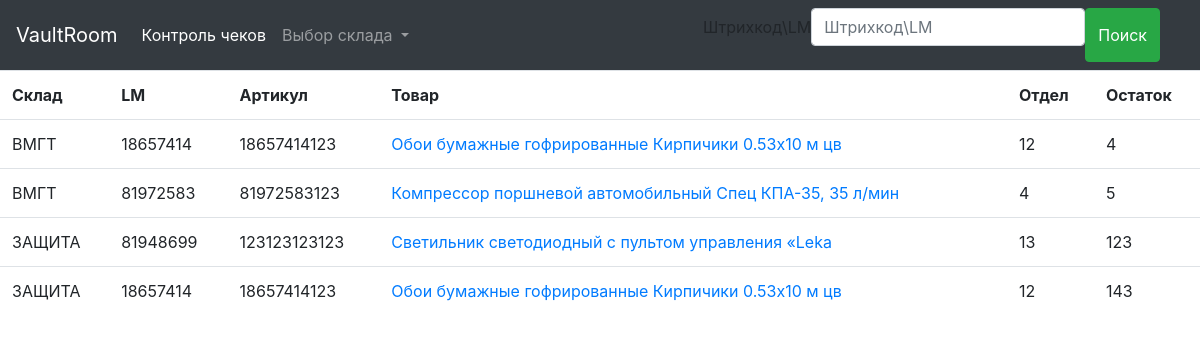
Before: / with the older database file.
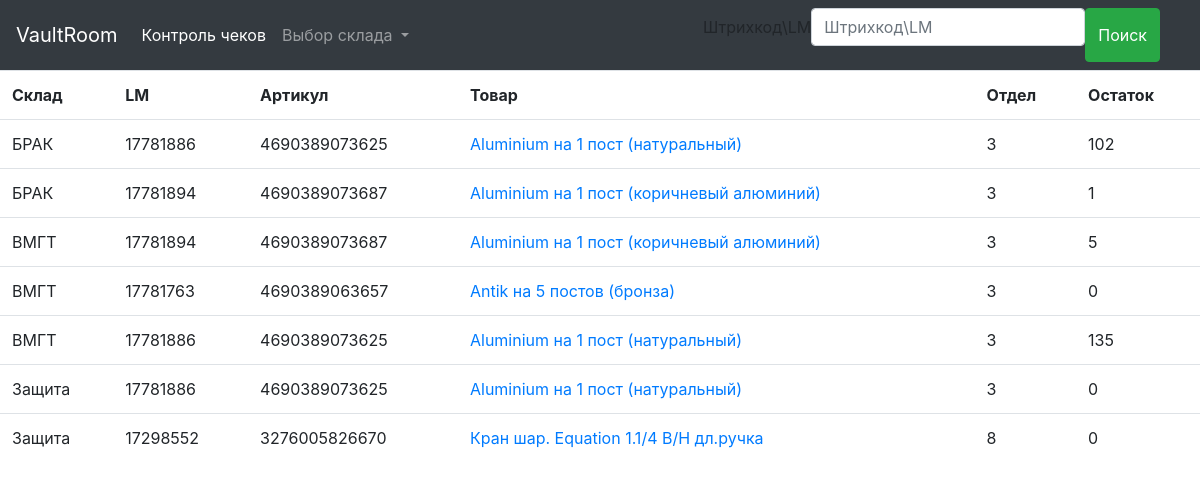
After: the same page with the newer database file.
### vaultroom/models.py (models this page shows, shortened)
class Stock(models.Model):
    storage = models.ForeignKey('Storages', on_delete=models.PROTECT, verbose_name='Склад')
    product = models.ForeignKey('Products', on_delete=models.PROTECT, verbose_name='Товар')
    quantity = models.IntegerField(verbose_name='Количество')
    class Meta:
        verbose_name_plural = 'Товар на стоке'
        verbose_name = 'Товар на стоке'
        ordering = ['storage']

class Storages(models.Model):
    name = models.CharField(max_length=20, db_index=True, verbose_name='Название склада')
    class Meta:
        verbose_name_plural = 'Склады'
        verbose_name = 'Склад'
        ordering = ['name']

class Products(models.Model):
    LM = models.IntegerField(verbose_name='LM код')
    barcode = models.IntegerField(verbose_name='Штрихкод')
    name = models.CharField(max_length=100, verbose_name='Наименование')
    department = models.IntegerField(verbose_name='Номер отдела')
    class Meta:
        verbose_name_plural = 'Товар'
        verbose_name = 'Товар'
        ordering = ['name']

### vaultroom/views.py (the view)
# urls.py: path('', index, name='index'),
def index(request):
    stc = Stock.objects.select_related('product', 'storage').all()
    paginator = Paginator(stc, 30)
    if 'page' in request.GET:
        page_num = request.GET['page']
    else:
        page_num = 1
    page = paginator.get_page(page_num)
    if request.method == 'POST':
        sf = SearchForm(request.POST)
        stc = Stock.objects.select_related('product', 'storage').all()
        storages = Storages.objects.all()
        if sf.is_valid():
            keyword = sf.cleaned_data['keyword']
            q = Q(barcode=keyword) | Q(LM=keyword)
            current_product = Products.objects.get(q)
            stc = Stock.objects.select_related('product','storage').filter(product=current_product.id)
            paginator = Paginator(stc, 30)
            if 'page' in request.GET:
                page_num = request.GET['page']
            else:
                page_num = 1
            page = paginator.get_page(page_num)
            sf = SearchForm()
            context = {'stc': page.object_list, 'storages': storages, 'form': sf, 'page': page}
            return render(request, 'vaultroom/index.html', context)
        else:
            context = {'stc': page.object_list, 'storages': storages, 'form': sf, 'page': page}
            return render(request, 'vaultroom/index.html', context)
    else:
        stc = Stock.objects.select_related('product','storage').all()
        storages = Storages.objects.all()
        sf = SearchForm()
        context = {'stc': page.object_list, 'storages': storages, 'form': sf, 'page': page}
        return render(request, 'vaultroom/index.html', context)

### vaultroom/forms.py (shortened to what this page needs)
class SearchForm(forms.Form):
	keyword = forms.IntegerField(label='Штрихкод\LM')

### vaultroom/templates/vaultroom/index.html (shortened to what this page needs)
{% extends "layout/stock_view.html" %}
{% load bootstrap4 %}
{% block search %}
<form class="form-inline my-2 my-lg-0" method="post">
                        <div class="form-row mr-sm-4 " type="search" aria-label="Search">
                            {% bootstrap_form form layout='inline' %}
                        <button class="btn btn-success my-2 my-sm-0" type="submit">Поиск</button>
                    </form>
{% endblock %}

### vaultroom/templates/layout/stock_view.html (shortened to what this page needs)
{% extends "layout/basic.html" %}
{% block content %}
{% load bootstrap4 %}
    <table class="table">
        <tr>
            <th scope="col">Склад</th>
             <th scope="col">LM</th>
             <th scope="col">Артикул</th>
             <th scope="col">Товар</th>
            <th scope="col">Отдел</th>
             <th scope="col">Остаток</th>
        </tr>
        {% for s in stc %}
        <tr>
            <td>{{ s.storage.name }}</td>
            <td>{{ s.product.LM }}</td>
            <td>{{ s.product.barcode }}</td>
            <td><a href="{% url 'by_product' product_id=s.product.pk %}">{{ s.product.name }}</a></td>
            <td>{{ s.product.department }}</td>
            <td>{{ s.quantity }}</td>
        </tr>
        {% endfor %}
    </table>
{% endblock %}

Changed rows visible on the page:
removed Stock: storage.name "ВМГТ", product.LM "18657414", product.barcode "18657414123", product.name "Обои бумажные гофрированные Кирпичики 0.53х10 м цв", product.department "12", quantity "4"
removed Stock: storage.name "ЗАЩИТА", product.LM "81948699", product.barcode "123123123123", product.name "Светильник светодиодный с пультом управления «Leka", product.department "13", quantity "123"
removed Stock: storage.name "ЗАЩИТА", product.LM "18657414", product.barcode "18657414123", product.name "Обои бумажные гофрированные Кирпичики 0.53х10 м цв", product.department "12", quantity "143"
added Stock: storage.name "БРАК", product.LM "17781886", product.barcode "4690389073625", product.name "Aluminium на 1 пост (натуральный)", product.department "3", quantity "102"
added Stock: storage.name "БРАК", product.LM "17781894", product.barcode "4690389073687", product.name "Aluminium на 1 пост (коричневый алюминий)", product.department "3", quantity "1"
changed Stock (number 3 of 7 on the later page): product.LM "81972583" → "17781894"; product.barcode "81972583123" → "4690389073687"; product.name "Компрессор поршневой автомобильный Спец КПА-35, 35 л/мин" → "Aluminium на 1 пост (коричневый алюминий)"; product.department "4" → "3"
added Stock: storage.name "ВМГТ", product.LM "17781763", product.barcode "4690389063657", product.name "Antik на 5 постов (бронза)", product.department "3", quantity "0"
added Stock: storage.name "ВМГТ", product.LM "17781886", product.barcode "4690389073625", product.name "Aluminium на 1 пост (натуральный)", product.department "3", quantity "135"
added Stock: storage.name "Защита", product.LM "17781886", product.barcode "4690389073625", product.name "Aluminium на 1 пост (натуральный)", product.department "3", quantity "0"
added Stock: storage.name "Защита", product.LM "17298552", product.barcode "3276005826670", product.name "Кран шар. Equation 1.1/4 В/Н дл.ручка", product.department "8", quantity "0"
